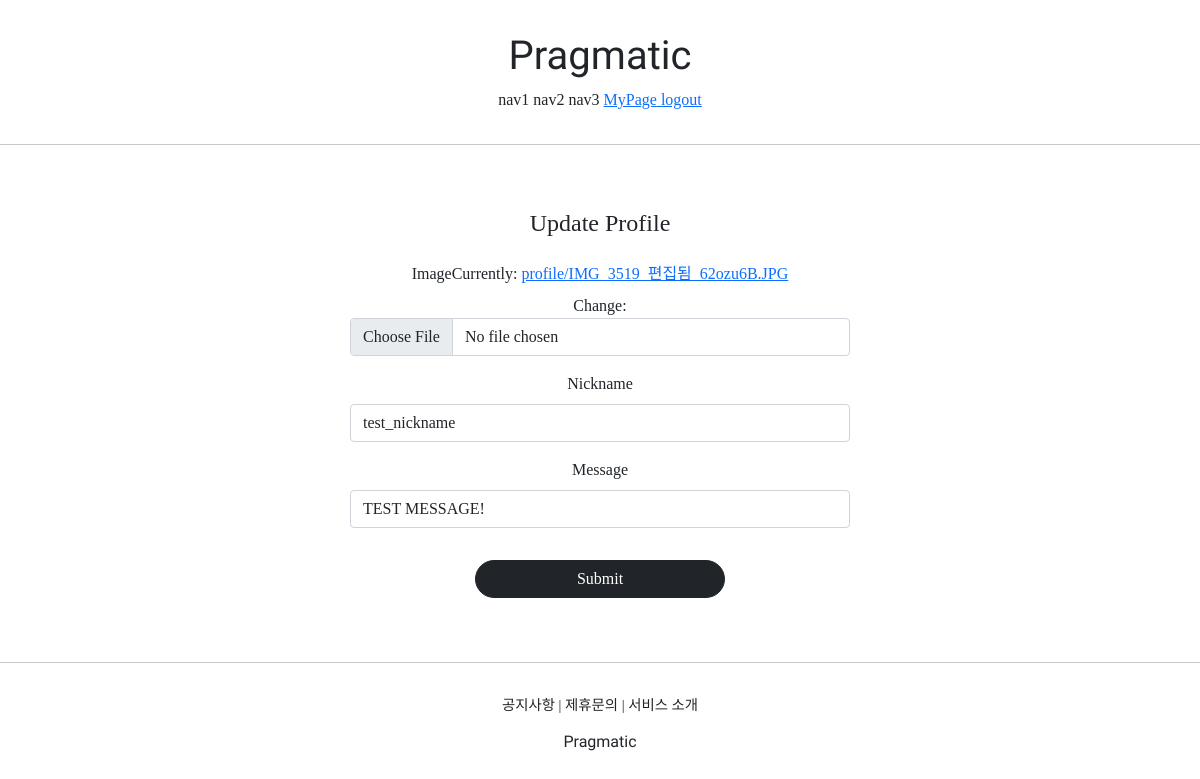
/profiles/update/1 (signed in), run on an earlier commit of the app's database.
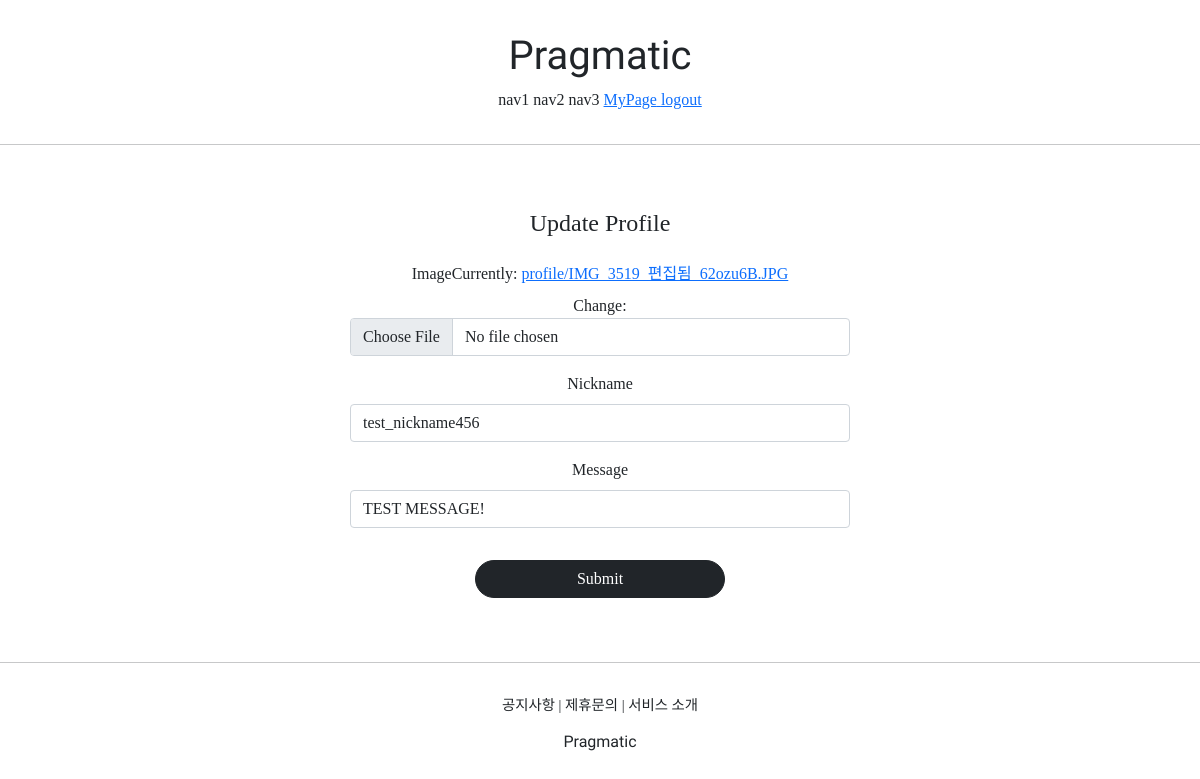
And on a later commit of the database.
### profileapp/models.py (models this page shows)
class Profile(models.Model):
  user = models.OneToOneField(User, on_delete=models.CASCADE, related_name='profile')
  image = models.ImageField(upload_to='profile/', null=True)
  nickname = models.CharField(max_length=20, unique=True, null=True)
  message = models.CharField(max_length=100, null=True)

### profileapp/views.py (the view, shortened to what this page needs)
# urls.py: path('update/<int:pk>', ProfileUpdateView.as_view(), name='update'),
@method_decorator(profile_ownership_required, 'get')
@method_decorator(profile_ownership_required, 'post')
class ProfileUpdateView(UpdateView):
  model = Profile
  context_object_name = 'target_profile'
  form_class = ProfileCreationForm
  template_name = 'profileapp/update.html'

### profileapp/forms.py
class ProfileCreationForm(ModelForm):
  class Meta:
    model = Profile
    fields = ['image', 'nickname', 'message']

### profileapp/templates/profileapp/update.html (shortened to what this page needs)
{% extends 'base.html' %}
{% load bootstrap4 %}
{% block content %}
  <div style="text-align: center; max-width: 500px; margin: 4rem auto;">
    <div class="mb-4">
      <h4>
        Update Profile
      </h4>
    </div>
    <form action="{% url 'profileapp:update' pk=target_profile.pk%}" method="post" enctype="multipart/form-data">
      {% bootstrap_form form %}
      <input type="submit" class="btn btn-dark rounded-pill col-6 mt-3">
    </form>
  </div>
{% endblock %}

What changed in the data, as far as the page shows it:
changed Profile "TEST MESSAGE!": nickname "test_nickname" → "test_nickname456"
